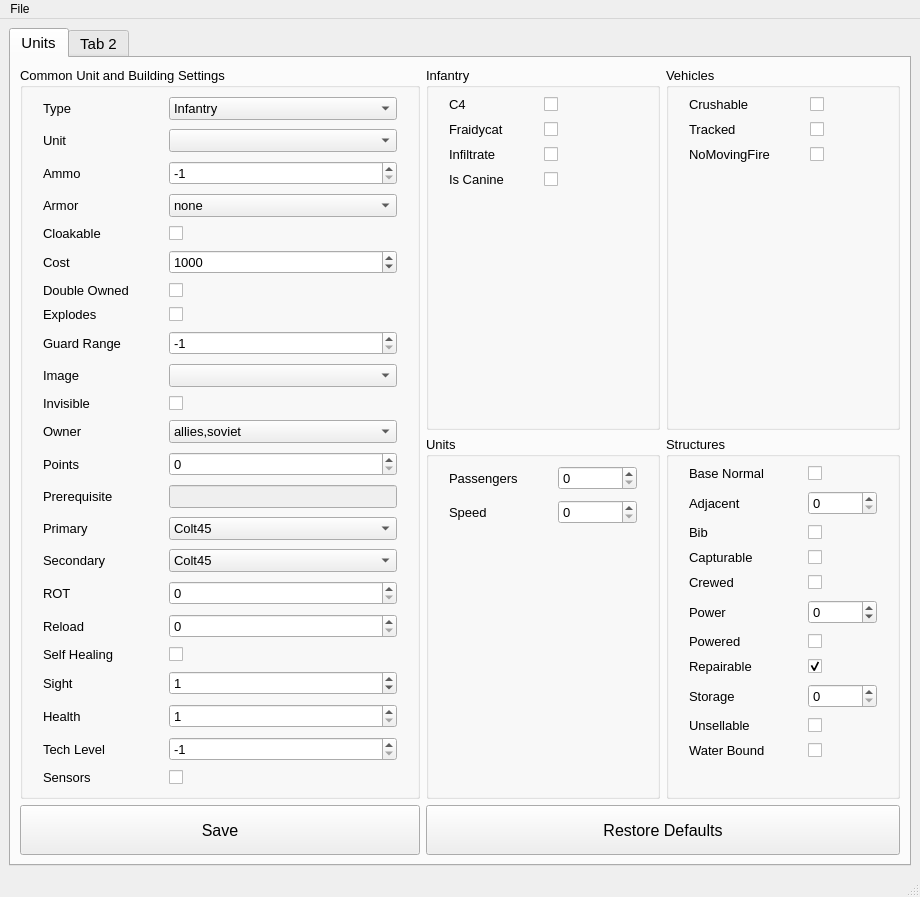
<?xml version="1.0" encoding="UTF-8"?>
<ui version="4.0">
 <class>MainWindow</class>
 <widget class="QMainWindow" name="MainWindow">
  <property name="geometry">
   <rect>
    <x>0</x>
    <y>0</y>
    <width>920</width>
    <height>869</height>
   </rect>
  </property>
  <property name="sizePolicy">
   <sizepolicy hsizetype="Preferred" vsizetype="Preferred">
    <horstretch>0</horstretch>
    <verstretch>0</verstretch>
   </sizepolicy>
  </property>
  <property name="windowTitle">
   <string>CNC - Red Alert Remastered Mod Generator</string>
  </property>
  <property name="windowIcon">
   <iconset resource="../../../../resources.qrc">
    <normaloff>:/icons/res/icons/app_icon.ico</normaloff>:/icons/res/icons/app_icon.ico</iconset>
  </property>
  <widget class="QWidget" name="centralwidget">
   <layout class="QVBoxLayout" name="verticalLayout">
    <item>
     <layout class="QHBoxLayout" name="horizontalLayout">
      <item>
       <widget class="QTabWidget" name="unitTabWidget">
        <property name="sizePolicy">
         <sizepolicy hsizetype="Preferred" vsizetype="Expanding">
          <horstretch>0</horstretch>
          <verstretch>0</verstretch>
         </sizepolicy>
        </property>
        <property name="minimumSize">
         <size>
          <width>900</width>
          <height>0</height>
         </size>
        </property>
        <property name="font">
         <font>
          <pointsize>11</pointsize>
         </font>
        </property>
        <property name="currentIndex">
         <number>0</number>
        </property>
        <widget class="QWidget" name="units_tab">
         <attribute name="title">
          <string>Units</string>
         </attribute>
         <layout class="QGridLayout" name="gridLayout_2">
          <item row="0" column="1">
           <layout class="QGridLayout" name="gridLayout">
            <property name="sizeConstraint">
             <enum>QLayout::SetDefaultConstraint</enum>
            </property>
            <item row="1" column="1">
             <widget class="QGroupBox" name="structuresGroupBox">
              <property name="font">
               <font>
                <pointsize>10</pointsize>
               </font>
              </property>
              <property name="title">
               <string>Structures</string>
              </property>
              <layout class="QFormLayout" name="formLayout_4">
               <property name="horizontalSpacing">
                <number>40</number>
               </property>
               <property name="verticalSpacing">
                <number>10</number>
               </property>
               <property name="leftMargin">
                <number>20</number>
               </property>
               <property name="rightMargin">
                <number>20</number>
               </property>
               <item row="0" column="0">
                <widget class="QLabel" name="baseNormalLabel">
                 <property name="text">
                  <string>Base Normal </string>
                 </property>
                </widget>
               </item>
               <item row="0" column="1">
                <widget class="QCheckBox" name="baseNormalCheckBox">
                 <property name="text">
                  <string/>
                 </property>
                </widget>
               </item>
               <item row="1" column="0">
                <widget class="QLabel" name="adjacentLabel">
                 <property name="text">
                  <string>Adjacent</string>
                 </property>
                </widget>
               </item>
               <item row="1" column="1">
                <widget class="QSpinBox" name="adjacentSpinBox">
                 <property name="maximum">
                  <number>10</number>
                 </property>
                </widget>
               </item>
               <item row="2" column="0">
                <widget class="QLabel" name="bibLabel">
                 <property name="text">
                  <string>Bib</string>
                 </property>
                </widget>
               </item>
               <item row="2" column="1">
                <widget class="QCheckBox" name="bibCheckBox">
                 <property name="text">
                  <string/>
                 </property>
                </widget>
               </item>
               <item row="3" column="0">
                <widget class="QLabel" name="capturableLabel">
                 <property name="text">
                  <string>Capturable</string>
                 </property>
                </widget>
               </item>
               <item row="3" column="1">
                <widget class="QCheckBox" name="capturableCheckBox">
                 <property name="text">
                  <string/>
                 </property>
                </widget>
               </item>
               <item row="4" column="0">
                <widget class="QLabel" name="crewedLabel">
                 <property name="text">
                  <string>Crewed</string>
                 </property>
                </widget>
               </item>
               <item row="4" column="1">
                <widget class="QCheckBox" name="crewedCheckBox">
                 <property name="text">
                  <string/>
                 </property>
                </widget>
               </item>
               <item row="5" column="0">
                <widget class="QLabel" name="powerLabel">
                 <property name="text">
                  <string>Power</string>
                 </property>
                </widget>
               </item>
               <item row="5" column="1">
                <widget class="QSpinBox" name="powerSpinBox">
                 <property name="minimum">
                  <number>-20000</number>
                 </property>
                 <property name="maximum">
                  <number>20000</number>
                 </property>
                 <property name="singleStep">
                  <number>20</number>
                 </property>
                </widget>
               </item>
               <item row="6" column="0">
                <widget class="QLabel" name="poweredLabel">
                 <property name="text">
                  <string>Powered</string>
                 </property>
                </widget>
               </item>
               <item row="6" column="1">
                <widget class="QCheckBox" name="poweredCheckBox">
                 <property name="text">
                  <string/>
                 </property>
                </widget>
               </item>
               <item row="7" column="0">
                <widget class="QLabel" name="repairableLabel">
                 <property name="text">
                  <string>Repairable</string>
                 </property>
                </widget>
               </item>
               <item row="7" column="1">
                <widget class="QCheckBox" name="repairableCheckBox">
                 <property name="text">
                  <string/>
                 </property>
                 <property name="checked">
                  <bool>true</bool>
                 </property>
                </widget>
               </item>
               <item row="8" column="0">
                <widget class="QLabel" name="storageLabel">
                 <property name="text">
                  <string>Storage</string>
                 </property>
                </widget>
               </item>
               <item row="9" column="0">
                <widget class="QLabel" name="unsellableLabel">
                 <property name="text">
                  <string>Unsellable</string>
                 </property>
                </widget>
               </item>
               <item row="9" column="1">
                <widget class="QCheckBox" name="unsellableCheckBox">
                 <property name="text">
                  <string/>
                 </property>
                </widget>
               </item>
               <item row="10" column="0">
                <widget class="QLabel" name="waterBoundLabel">
                 <property name="text">
                  <string>Water Bound</string>
                 </property>
                </widget>
               </item>
               <item row="10" column="1">
                <widget class="QCheckBox" name="waterBoundCheckBox">
                 <property name="text">
                  <string/>
                 </property>
                </widget>
               </item>
               <item row="8" column="1">
                <widget class="QSpinBox" name="storageSpinBox">
                 <property name="maximum">
                  <number>10000</number>
                 </property>
                 <property name="singleStep">
                  <number>500</number>
                 </property>
                </widget>
               </item>
              </layout>
             </widget>
            </item>
            <item row="0" column="0">
             <widget class="QGroupBox" name="infantryGroupBox">
              <property name="font">
               <font>
                <pointsize>10</pointsize>
               </font>
              </property>
              <property name="title">
               <string>Infantry</string>
              </property>
              <layout class="QFormLayout" name="formLayout">
               <property name="horizontalSpacing">
                <number>40</number>
               </property>
               <property name="verticalSpacing">
                <number>10</number>
               </property>
               <property name="leftMargin">
                <number>20</number>
               </property>
               <property name="rightMargin">
                <number>20</number>
               </property>
               <item row="0" column="0">
                <widget class="QLabel" name="c4Label">
                 <property name="text">
                  <string>C4</string>
                 </property>
                </widget>
               </item>
               <item row="0" column="1">
                <widget class="QCheckBox" name="c4checkBox">
                 <property name="text">
                  <string/>
                 </property>
                 <property name="checked">
                  <bool>false</bool>
                 </property>
                 <property name="tristate">
                  <bool>false</bool>
                 </property>
                </widget>
               </item>
               <item row="1" column="0">
                <widget class="QLabel" name="fraidycatLabel">
                 <property name="text">
                  <string>Fraidycat</string>
                 </property>
                </widget>
               </item>
               <item row="1" column="1">
                <widget class="QCheckBox" name="fraidycatCheckBox">
                 <property name="text">
                  <string/>
                 </property>
                 <property name="tristate">
                  <bool>false</bool>
                 </property>
                </widget>
               </item>
               <item row="2" column="0">
                <widget class="QLabel" name="infiltrateLabel">
                 <property name="text">
                  <string>Infiltrate</string>
                 </property>
                </widget>
               </item>
               <item row="2" column="1">
                <widget class="QCheckBox" name="infiltrateCheckBox">
                 <property name="text">
                  <string/>
                 </property>
                 <property name="tristate">
                  <bool>false</bool>
                 </property>
                </widget>
               </item>
               <item row="3" column="1">
                <widget class="QCheckBox" name="isCanineCheckBox">
                 <property name="text">
                  <string/>
                 </property>
                 <property name="tristate">
                  <bool>false</bool>
                 </property>
                </widget>
               </item>
               <item row="3" column="0">
                <widget class="QLabel" name="isCanineLabel">
                 <property name="text">
                  <string>Is Canine</string>
                 </property>
                </widget>
               </item>
              </layout>
             </widget>
            </item>
            <item row="0" column="1">
             <widget class="QGroupBox" name="vehiclesGroupBox">
              <property name="font">
               <font>
                <pointsize>10</pointsize>
               </font>
              </property>
              <property name="title">
               <string>Vehicles</string>
              </property>
              <layout class="QFormLayout" name="formLayout_5">
               <property name="horizontalSpacing">
                <number>40</number>
               </property>
               <property name="verticalSpacing">
                <number>10</number>
               </property>
               <property name="leftMargin">
                <number>20</number>
               </property>
               <property name="rightMargin">
                <number>20</number>
               </property>
               <item row="0" column="0">
                <widget class="QLabel" name="crushableLabel">
                 <property name="text">
                  <string>Crushable</string>
                 </property>
                </widget>
               </item>
               <item row="0" column="1">
                <widget class="QCheckBox" name="crushableCheckBox">
                 <property name="text">
                  <string/>
                 </property>
                </widget>
               </item>
               <item row="1" column="0">
                <widget class="QLabel" name="trackedLabel">
                 <property name="text">
                  <string>Tracked</string>
                 </property>
                </widget>
               </item>
               <item row="1" column="1">
                <widget class="QCheckBox" name="trackedCheckBox">
                 <property name="text">
                  <string/>
                 </property>
                </widget>
               </item>
               <item row="2" column="0">
                <widget class="QLabel" name="noMovingFireLabel">
                 <property name="text">
                  <string>NoMovingFire</string>
                 </property>
                </widget>
               </item>
               <item row="2" column="1">
                <widget class="QCheckBox" name="noMovingFireCheckBox">
                 <property name="text">
                  <string/>
                 </property>
                </widget>
               </item>
              </layout>
             </widget>
            </item>
            <item row="1" column="0">
             <widget class="QGroupBox" name="unitsGroupBox">
              <property name="sizePolicy">
               <sizepolicy hsizetype="Preferred" vsizetype="Preferred">
                <horstretch>0</horstretch>
                <verstretch>0</verstretch>
               </sizepolicy>
              </property>
              <property name="font">
               <font>
                <pointsize>10</pointsize>
               </font>
              </property>
              <property name="title">
               <string>Units</string>
              </property>
              <layout class="QFormLayout" name="formLayout_3">
               <property name="horizontalSpacing">
                <number>40</number>
               </property>
               <property name="verticalSpacing">
                <number>10</number>
               </property>
               <property name="leftMargin">
                <number>20</number>
               </property>
               <property name="rightMargin">
                <number>20</number>
               </property>
               <item row="0" column="0">
                <widget class="QLabel" name="passengersLabel">
                 <property name="text">
                  <string>Passengers</string>
                 </property>
                </widget>
               </item>
               <item row="0" column="1">
                <widget class="QSpinBox" name="passengersSpinBox">
                 <property name="sizePolicy">
                  <sizepolicy hsizetype="Preferred" vsizetype="Preferred">
                   <horstretch>30</horstretch>
                   <verstretch>0</verstretch>
                  </sizepolicy>
                 </property>
                 <property name="maximum">
                  <number>10</number>
                 </property>
                </widget>
               </item>
               <item row="1" column="0">
                <widget class="QLabel" name="speedLabel">
                 <property name="text">
                  <string>Speed</string>
                 </property>
                </widget>
               </item>
               <item row="1" column="1">
                <widget class="QSpinBox" name="speedSpinBox">
                 <property name="maximum">
                  <number>50</number>
                 </property>
                </widget>
               </item>
              </layout>
             </widget>
            </item>
           </layout>
          </item>
          <item row="0" column="0">
           <widget class="QGroupBox" name="commonUnitGroupBox">
            <property name="sizePolicy">
             <sizepolicy hsizetype="Fixed" vsizetype="Preferred">
              <horstretch>0</horstretch>
              <verstretch>0</verstretch>
             </sizepolicy>
            </property>
            <property name="minimumSize">
             <size>
              <width>400</width>
              <height>0</height>
             </size>
            </property>
            <property name="font">
             <font>
              <pointsize>10</pointsize>
             </font>
            </property>
            <property name="title">
             <string>Common Unit and Building Settings</string>
            </property>
            <layout class="QFormLayout" name="formLayout_2">
             <property name="horizontalSpacing">
              <number>40</number>
             </property>
             <property name="verticalSpacing">
              <number>9</number>
             </property>
             <property name="leftMargin">
              <number>20</number>
             </property>
             <property name="rightMargin">
              <number>20</number>
             </property>
             <item row="0" column="0">
              <widget class="QLabel" name="unitTypeLabel">
               <property name="text">
                <string>Type</string>
               </property>
              </widget>
             </item>
             <item row="0" column="1">
              <widget class="QComboBox" name="unitTypeComboBox">
               <item>
                <property name="text">
                 <string>Infantry</string>
                </property>
               </item>
               <item>
                <property name="text">
                 <string>Vehicles</string>
                </property>
               </item>
               <item>
                <property name="text">
                 <string>Ships</string>
                </property>
               </item>
               <item>
                <property name="text">
                 <string>Aircraft</string>
                </property>
               </item>
               <item>
                <property name="text">
                 <string>Buildings</string>
                </property>
               </item>
              </widget>
             </item>
             <item row="1" column="0">
              <widget class="QLabel" name="unitLabel">
               <property name="text">
                <string>Unit</string>
               </property>
              </widget>
             </item>
             <item row="1" column="1">
              <widget class="QComboBox" name="unitComboBox"/>
             </item>
             <item row="2" column="0">
              <widget class="QLabel" name="ammoLabel">
               <property name="text">
                <string>Ammo</string>
               </property>
              </widget>
             </item>
             <item row="2" column="1">
              <widget class="QSpinBox" name="ammoSpinBox">
               <property name="minimum">
                <number>-1</number>
               </property>
               <property name="maximum">
                <number>10</number>
               </property>
               <property name="value">
                <number>-1</number>
               </property>
              </widget>
             </item>
             <item row="3" column="0">
              <widget class="QLabel" name="armorLabel">
               <property name="text">
                <string>Armor</string>
               </property>
              </widget>
             </item>
             <item row="3" column="1">
              <widget class="QComboBox" name="armorComboBox">
               <property name="toolTip">
                <string>&lt;html&gt;&lt;head/&gt;&lt;body&gt;&lt;p&gt;none - No Armor&lt;/p&gt;&lt;p&gt;wood - Weak Armor&lt;/p&gt;&lt;p&gt;light - Medium Armor&lt;/p&gt;&lt;p&gt;heavy - Strong Armor&lt;/p&gt;&lt;p&gt;concrete - Very Strong Armor&lt;/p&gt;&lt;/body&gt;&lt;/html&gt;</string>
               </property>
               <item>
                <property name="text">
                 <string comment="No Armor" extracomment="No Armor">none</string>
                </property>
               </item>
               <item>
                <property name="text">
                 <string>wood</string>
                </property>
               </item>
               <item>
                <property name="text">
                 <string>light</string>
                </property>
               </item>
               <item>
                <property name="text">
                 <string>heavy</string>
                </property>
               </item>
               <item>
                <property name="text">
                 <string>concrete</string>
                </property>
               </item>
              </widget>
             </item>
             <item row="4" column="0">
              <widget class="QLabel" name="cloakableLabel">
               <property name="text">
                <string>Cloakable</string>
               </property>
              </widget>
             </item>
             <item row="4" column="1">
              <widget class="QCheckBox" name="cloakableCheckBox">
               <property name="font">
                <font>
                 <pointsize>19</pointsize>
                </font>
               </property>
               <property name="text">
                <string/>
               </property>
              </widget>
             </item>
             <item row="5" column="0">
              <widget class="QLabel" name="costLabel">
               <property name="text">
                <string>Cost</string>
               </property>
              </widget>
             </item>
             <item row="5" column="1">
              <widget class="QSpinBox" name="costSpinBox">
               <property name="minimum">
                <number>0</number>
               </property>
               <property name="maximum">
                <number>10000</number>
               </property>
               <property name="singleStep">
                <number>50</number>
               </property>
               <property name="value">
                <number>1000</number>
               </property>
              </widget>
             </item>
             <item row="6" column="0">
              <widget class="QLabel" name="doubleOwnedLabel">
               <property name="text">
                <string>Double Owned</string>
               </property>
              </widget>
             </item>
             <item row="6" column="1">
              <widget class="QCheckBox" name="doubleOwnedCheckBox">
               <property name="text">
                <string/>
               </property>
              </widget>
             </item>
             <item row="7" column="0">
              <widget class="QLabel" name="explodesLabel">
               <property name="text">
                <string>Explodes</string>
               </property>
              </widget>
             </item>
             <item row="7" column="1">
              <widget class="QCheckBox" name="explodesCheckBox">
               <property name="text">
                <string/>
               </property>
              </widget>
             </item>
             <item row="8" column="0">
              <widget class="QLabel" name="guardRangeLabel">
               <property name="text">
                <string>Guard Range</string>
               </property>
              </widget>
             </item>
             <item row="8" column="1">
              <widget class="QSpinBox" name="guardRangeSpinBox">
               <property name="minimum">
                <number>-1</number>
               </property>
               <property name="maximum">
                <number>100</number>
               </property>
               <property name="value">
                <number>-1</number>
               </property>
              </widget>
             </item>
             <item row="9" column="0">
              <widget class="QLabel" name="imageLabel">
               <property name="text">
                <string>Image</string>
               </property>
              </widget>
             </item>
             <item row="9" column="1">
              <widget class="QComboBox" name="imageComboBox"/>
             </item>
             <item row="10" column="0">
              <widget class="QLabel" name="invisibleLabel">
               <property name="text">
                <string>Invisible</string>
               </property>
              </widget>
             </item>
             <item row="10" column="1">
              <widget class="QCheckBox" name="invisibleCheckBox">
               <property name="text">
                <string/>
               </property>
              </widget>
             </item>
             <item row="11" column="0">
              <widget class="QLabel" name="ownerLabel">
               <property name="text">
                <string>Owner</string>
               </property>
              </widget>
             </item>
             <item row="11" column="1">
              <widget class="QComboBox" name="ownerComboBox">
               <item>
                <property name="text">
                 <string>allies,soviet</string>
                </property>
               </item>
               <item>
                <property name="text">
                 <string>allies</string>
                </property>
               </item>
               <item>
                <property name="text">
                 <string>soviet</string>
                </property>
               </item>
              </widget>
             </item>
             <item row="12" column="0">
              <widget class="QLabel" name="pointsLabel">
               <property name="text">
                <string>Points</string>
               </property>
              </widget>
             </item>
             <item row="12" column="1">
              <widget class="QSpinBox" name="pointsSpinBox">
               <property name="maximum">
                <number>1000</number>
               </property>
              </widget>
             </item>
             <item row="13" column="0">
              <widget class="QLabel" name="prerequisiteLabel">
               <property name="text">
                <string>Prerequisite</string>
               </property>
              </widget>
             </item>
             <item row="13" column="1">
              <widget class="QLineEdit" name="prerequisiteLineEdit">
               <property name="enabled">
                <bool>false</bool>
               </property>
              </widget>
             </item>
             <item row="14" column="0">
              <widget class="QLabel" name="primaryLabel">
               <property name="text">
                <string>Primary</string>
               </property>
              </widget>
             </item>
             <item row="14" column="1">
              <widget class="QComboBox" name="primaryComboBox">
               <item>
                <property name="text">
                 <string>Colt45</string>
                </property>
               </item>
               <item>
                <property name="text">
                 <string>none</string>
                </property>
               </item>
               <item>
                <property name="text">
                 <string>ZSU-23</string>
                </property>
               </item>
               <item>
                <property name="text">
                 <string>Vulcan</string>
                </property>
               </item>
               <item>
                <property name="text">
                 <string>Maverick</string>
                </property>
               </item>
               <item>
                <property name="text">
                 <string>Camera</string>
                </property>
               </item>
               <item>
                <property name="text">
                 <string>FireballLauncher</string>
                </property>
               </item>
               <item>
                <property name="text">
                 <string>Flamer</string>
                </property>
               </item>
               <item>
                <property name="text">
                 <string>Sniper</string>
                </property>
               </item>
               <item>
                <property name="text">
                 <string>ChainGun</string>
                </property>
               </item>
               <item>
                <property name="text">
                 <string>Pistol</string>
                </property>
               </item>
               <item>
                <property name="text">
                 <string>M1Carbine</string>
                </property>
               </item>
               <item>
                <property name="text">
                 <string>Dragon</string>
                </property>
               </item>
               <item>
                <property name="text">
                 <string>Hellfire</string>
                </property>
               </item>
               <item>
                <property name="text">
                 <string>Grenade</string>
                </property>
               </item>
               <item>
                <property name="text">
                 <string>75mm</string>
                </property>
               </item>
               <item>
                <property name="text">
                 <string>90mm</string>
                </property>
               </item>
               <item>
                <property name="text">
                 <string>105mm</string>
                </property>
               </item>
               <item>
                <property name="text">
                 <string>120mm</string>
                </property>
               </item>
               <item>
                <property name="text">
                 <string>TurretGun</string>
                </property>
               </item>
               <item>
                <property name="text">
                 <string>MammothTusk</string>
                </property>
               </item>
               <item>
                <property name="text">
                 <string>155mm</string>
                </property>
               </item>
               <item>
                <property name="text">
                 <string>M60mg</string>
                </property>
               </item>
               <item>
                <property name="text">
                 <string>Napalm</string>
                </property>
               </item>
               <item>
                <property name="text">
                 <string>TeslaZap</string>
                </property>
               </item>
               <item>
                <property name="text">
                 <string>Nike</string>
                </property>
               </item>
               <item>
                <property name="text">
                 <string>RedEye</string>
                </property>
               </item>
               <item>
                <property name="text">
                 <string>8Inch</string>
                </property>
               </item>
               <item>
                <property name="text">
                 <string>Stinger</string>
                </property>
               </item>
               <item>
                <property name="text">
                 <string>TorpTube</string>
                </property>
               </item>
               <item>
                <property name="text">
                 <string>2Inch</string>
                </property>
               </item>
               <item>
                <property name="text">
                 <string>DepthCharge</string>
                </property>
               </item>
               <item>
                <property name="text">
                 <string>ParaBomb</string>
                </property>
               </item>
               <item>
                <property name="text">
                 <string>DogJaw</string>
                </property>
               </item>
               <item>
                <property name="text">
                 <string>Heal</string>
                </property>
               </item>
               <item>
                <property name="text">
                 <string>SCUD</string>
                </property>
               </item>
               <item>
                <property name="text">
                 <string>Mandible</string>
                </property>
               </item>
              </widget>
             </item>
             <item row="15" column="0">
              <widget class="QLabel" name="secondaryLabel">
               <property name="text">
                <string>Secondary</string>
               </property>
              </widget>
             </item>
             <item row="15" column="1">
              <widget class="QComboBox" name="secondaryComboBox">
               <item>
                <property name="text">
                 <string>Colt45</string>
                </property>
               </item>
               <item>
                <property name="text">
                 <string>ZSU-23</string>
                </property>
               </item>
               <item>
                <property name="text">
                 <string>Vulcan</string>
                </property>
               </item>
               <item>
                <property name="text">
                 <string>Maverick</string>
                </property>
               </item>
               <item>
                <property name="text">
                 <string>Camera</string>
                </property>
               </item>
               <item>
                <property name="text">
                 <string>FireballLauncher</string>
                </property>
               </item>
               <item>
                <property name="text">
                 <string>Flamer</string>
                </property>
               </item>
               <item>
                <property name="text">
                 <string>Sniper</string>
                </property>
               </item>
               <item>
                <property name="text">
                 <string>ChainGun</string>
                </property>
               </item>
               <item>
                <property name="text">
                 <string>Pistol</string>
                </property>
               </item>
               <item>
                <property name="text">
                 <string>M1Carbine</string>
                </property>
               </item>
               <item>
                <property name="text">
                 <string>Dragon</string>
                </property>
               </item>
               <item>
                <property name="text">
                 <string>Hellfire</string>
                </property>
               </item>
               <item>
                <property name="text">
                 <string>Grenade</string>
                </property>
               </item>
               <item>
                <property name="text">
                 <string>75mm</string>
                </property>
               </item>
               <item>
                <property name="text">
                 <string>90mm</string>
                </property>
               </item>
               <item>
                <property name="text">
                 <string>none</string>
                </property>
               </item>
               <item>
                <property name="text">
                 <string>105mm</string>
                </property>
               </item>
               <item>
                <property name="text">
                 <string>120mm</string>
                </property>
               </item>
               <item>
                <property name="text">
                 <string>TurretGun</string>
                </property>
               </item>
               <item>
                <property name="text">
                 <string>MammothTusk</string>
                </property>
               </item>
               <item>
                <property name="text">
                 <string>155mm</string>
                </property>
               </item>
               <item>
                <property name="text">
                 <string>New Item</string>
                </property>
               </item>
               <item>
                <property name="text">
                 <string>M60mg</string>
                </property>
               </item>
               <item>
                <property name="text">
                 <string>Napalm</string>
                </property>
               </item>
               <item>
                <property name="text">
                 <string>TeslaZap</string>
                </property>
               </item>
               <item>
                <property name="text">
                 <string>Nike</string>
                </property>
               </item>
               <item>
                <property name="text">
                 <string>RedEye</string>
                </property>
               </item>
               <item>
                <property name="text">
                 <string>8Inch</string>
                </property>
               </item>
               <item>
                <property name="text">
                 <string>Stinger</string>
                </property>
               </item>
               <item>
                <property name="text">
                 <string>TorpTube</string>
                </property>
               </item>
               <item>
                <property name="text">
                 <string>2Inch</string>
                </property>
               </item>
               <item>
                <property name="text">
                 <string>DepthCharge</string>
                </property>
               </item>
               <item>
                <property name="text">
                 <string>ParaBomb</string>
                </property>
               </item>
               <item>
                <property name="text">
                 <string>DogJaw</string>
                </property>
               </item>
               <item>
                <property name="text">
                 <string>Heal</string>
                </property>
               </item>
               <item>
                <property name="text">
                 <string>SCUD</string>
                </property>
               </item>
               <item>
                <property name="text">
                 <string>Mandible</string>
                </property>
               </item>
              </widget>
             </item>
             <item row="16" column="0">
              <widget class="QLabel" name="rotLabel">
               <property name="text">
                <string>ROT</string>
               </property>
              </widget>
             </item>
             <item row="16" column="1">
              <widget class="QSpinBox" name="rotSpinBox">
               <property name="maximum">
                <number>10</number>
               </property>
              </widget>
             </item>
             <item row="17" column="0">
              <widget class="QLabel" name="reloadLabel">
               <property name="text">
                <string>Reload</string>
               </property>
              </widget>
             </item>
             <item row="17" column="1">
              <widget class="QSpinBox" name="reloadSpinBox"/>
             </item>
             <item row="18" column="0">
              <widget class="QLabel" name="selfHealingLabel">
               <property name="text">
                <string>Self Healing</string>
               </property>
              </widget>
             </item>
             <item row="18" column="1">
              <widget class="QCheckBox" name="selfHealingCheckBox">
               <property name="text">
                <string/>
               </property>
              </widget>
             </item>
             <item row="19" column="0">
              <widget class="QLabel" name="sightLabel">
               <property name="text">
                <string>Sight</string>
               </property>
              </widget>
             </item>
             <item row="19" column="1">
              <widget class="QSpinBox" name="sightSpinBox">
               <property name="maximum">
                <number>20</number>
               </property>
               <property name="value">
                <number>1</number>
               </property>
              </widget>
             </item>
             <item row="20" column="0">
              <widget class="QLabel" name="strengthLabel">
               <property name="text">
                <string>Health</string>
               </property>
              </widget>
             </item>
             <item row="20" column="1">
              <widget class="QSpinBox" name="healthSpinBox">
               <property name="minimum">
                <number>1</number>
               </property>
               <property name="maximum">
                <number>2000</number>
               </property>
              </widget>
             </item>
             <item row="21" column="0">
              <widget class="QLabel" name="techLevelLabel">
               <property name="text">
                <string>Tech Level</string>
               </property>
              </widget>
             </item>
             <item row="21" column="1">
              <widget class="QSpinBox" name="techLevelSpinBox">
               <property name="minimum">
                <number>-1</number>
               </property>
               <property name="maximum">
                <number>11</number>
               </property>
               <property name="value">
                <number>-1</number>
               </property>
              </widget>
             </item>
             <item row="22" column="0">
              <widget class="QLabel" name="sensorsLabel">
               <property name="text">
                <string>Sensors</string>
               </property>
              </widget>
             </item>
             <item row="22" column="1">
              <widget class="QCheckBox" name="sensorsCheckBox">
               <property name="text">
                <string/>
               </property>
              </widget>
             </item>
            </layout>
           </widget>
          </item>
          <item row="1" column="0">
           <widget class="QPushButton" name="saveButton">
            <property name="minimumSize">
             <size>
              <width>0</width>
              <height>50</height>
             </size>
            </property>
            <property name="font">
             <font>
              <pointsize>12</pointsize>
             </font>
            </property>
            <property name="text">
             <string>Save</string>
            </property>
           </widget>
          </item>
          <item row="1" column="1">
           <widget class="QPushButton" name="defaultsButton">
            <property name="minimumSize">
             <size>
              <width>0</width>
              <height>50</height>
             </size>
            </property>
            <property name="font">
             <font>
              <pointsize>12</pointsize>
             </font>
            </property>
            <property name="text">
             <string>Restore Defaults</string>
            </property>
           </widget>
          </item>
         </layout>
        </widget>
        <widget class="QWidget" name="tab_2">
         <attribute name="title">
          <string>Tab 2</string>
         </attribute>
        </widget>
       </widget>
      </item>
     </layout>
    </item>
   </layout>
  </widget>
  <widget class="QMenuBar" name="menubar">
   <property name="geometry">
    <rect>
     <x>0</x>
     <y>0</y>
     <width>920</width>
     <height>21</height>
    </rect>
   </property>
   <widget class="QMenu" name="menuFile">
    <property name="title">
     <string>File</string>
    </property>
    <addaction name="actionCompile"/>
   </widget>
   <addaction name="menuFile"/>
  </widget>
  <widget class="QStatusBar" name="statusbar"/>
  <action name="actionCompile">
   <property name="icon">
    <iconset resource="../../../../resources.qrc">
     <normaloff>:/icons/res/icons/compile.ico</normaloff>:/icons/res/icons/compile.ico</iconset>
   </property>
   <property name="text">
    <string>Compile</string>
   </property>
   <property name="iconText">
    <string>Compile</string>
   </property>
   <property name="shortcut">
    <string/>
   </property>
  </action>
 </widget>
 <resources>
  <include location="../../../../resources.qrc"/>
 </resources>
 <connections/>
</ui>
